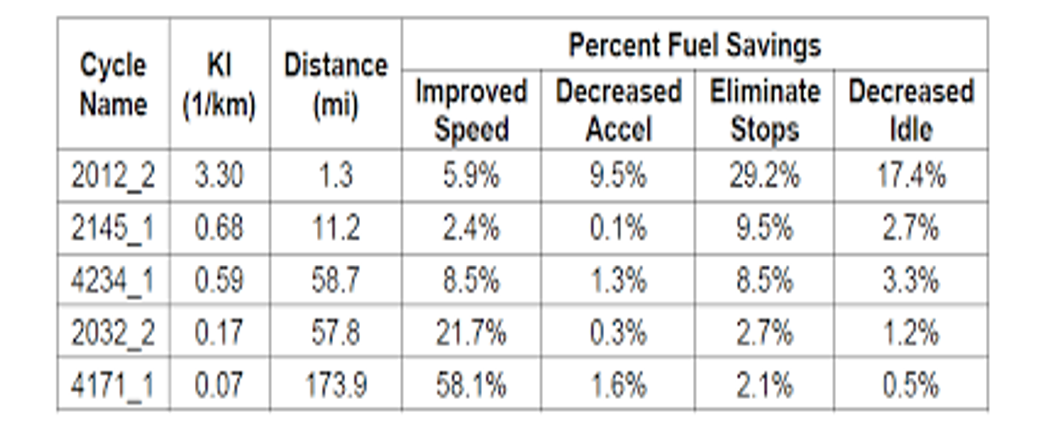
#> input picture 1.png, 1059 x 440 px
$ python table.py
#> lines starting #> are read from the running program, lines starting #| are printed output that depends on the picture; after the words box and inside, x2 and y2 are one past the last pixel; in counts of white or black regions, pixels touching at a corner belong together
import cv2
import numpy as np
import xlsxwriter

src = '1.png'
raw = cv2.imread(src, 1)
#> raw is the input picture: shape (440, 1059, 3); mean B, G, R 236.1, 236, 236

gray = cv2.cvtColor(raw, cv2.COLOR_BGR2GRAY)
binary = cv2.adaptiveThreshold(~gray, 255, cv2.ADAPTIVE_THRESH_GAUSSIAN_C, cv2.THRESH_BINARY, 35, -5)
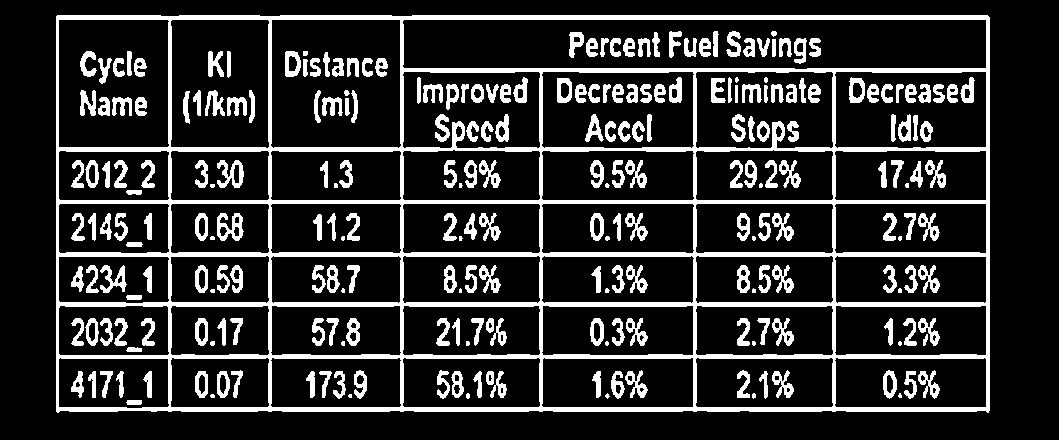
#> binary: shape (440, 1059); 18% white; 258 white regions (28 under 20 px), largest, box (x1, y1, x2, y2) and area: (56, 15, 990, 413) 43451, (217, 213, 244, 241) 417, (217, 160, 244, 188) 393
rows, cols = binary.shape
#> rows = 440; cols = 1059
scale2 = 15
scale = 20

kernel = cv2.getStructuringElement(cv2.MORPH_RECT, (cols // scale, 1))
kernel1 = cv2.getStructuringElement(cv2.MORPH_RECT, (cols // scale2, 1))
eroded = cv2.erode(binary, kernel, iterations=1)
#> eroded: shape (440, 1059); 5.8% white; 8 white regions, largest, box (x1, y1, x2, y2) and area: (82, 15, 965, 20) 4200, (82, 407, 965, 412) 3794, (82, 252, 965, 257) 3647
dilated_col = cv2.dilate(eroded, kernel1, iterations=1)
#> dilated_col: shape (440, 1059); 7.1% white; 8 white regions, largest, box (x1, y1, x2, y2) and area: (48, 15, 1000, 20) 4752, (48, 302, 1000, 307) 4704, (48, 252, 1000, 257) 4701
kernel2 = cv2.getStructuringElement(cv2.MORPH_RECT, (1, rows // scale2))
#> kernel2 = 29 values from 1 to 1
kernel = cv2.getStructuringElement(cv2.MORPH_RECT, (1, rows // scale))
#> kernel = 22 values from 1 to 1
eroded = cv2.erode(binary, kernel, iterations=1)
#> eroded: shape (440, 1059); 2.2% white; 122 white regions (89 under 20 px), largest, box (x1, y1, x2, y2) and area: (986, 26, 990, 403) 1502, (268, 27, 272, 402) 1176, (400, 27, 404, 402) 1144
dilated_row = cv2.dilate(eroded, kernel2, iterations=1)
#> dilated_row: shape (440, 1059); 4.4% white; 122 white regions, largest, box (x1, y1, x2, y2) and area: (986, 12, 990, 417) 1614, (268, 13, 272, 416) 1540, (400, 13, 404, 416) 1536

bitwise_and = cv2.bitwise_and(dilated_col, dilated_row)
#> bitwise_and: shape (440, 1059); 0.15% white in thin lines or dots, all inside (x1, y1, x2, y2) = (56, 15, 990, 412)
merge = cv2.add(dilated_col, dilated_row)
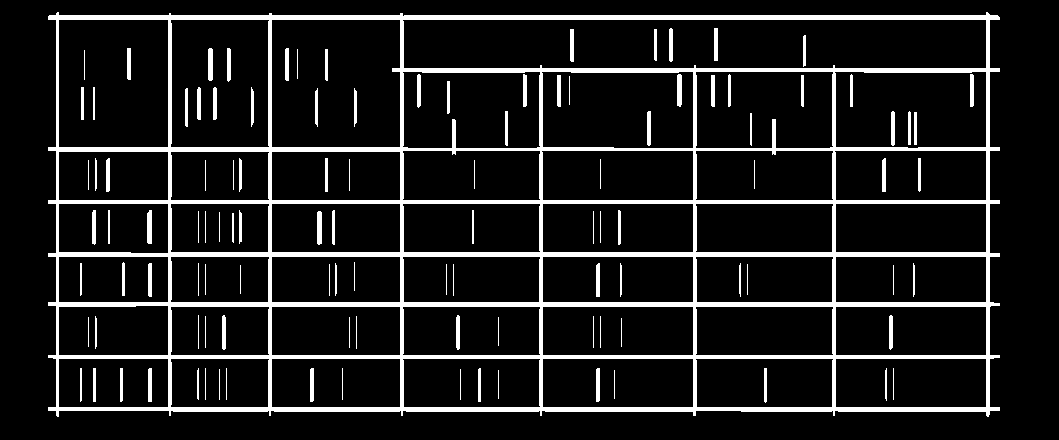
#> merge: shape (440, 1059); 11.3% white; 113 white regions
ret, binary = cv2.threshold(merge, 127, 255, cv2.THRESH_BINARY)
contours, _ = cv2.findContours(binary, cv2.RETR_TREE, cv2.CHAIN_APPROX_SIMPLE)
#> contours = 156 contours, 41 with area under 20; largest, box (x1, y1, x2, y2) and area: (48, 12, 1000, 417) 369796, (402, 19, 987, 69) 28554, (271, 19, 401, 148) 16485, (58, 19, 169, 148) 14078, (170, 19, 270, 148) 12424
area = []
for k in range(len(contours)):
    area.append(cv2.contourArea(contours[k]))
#> after the loop, area = 156 values, max 369796 at index 0, min 0 at index 2, mean 4556.9
max_idx = np.argmax(np.array(area))
#> max_idx = 0
m_d_r = []
m_u_l = []
max_p = 0
min_p = 1e6
for l1 in contours[max_idx]:
    for l2 in l1:
        if sum(l2) > max_p:
            max_p = sum(l2)
            d_r = l2
        if sum(l2) < min_p:
            min_p = sum(l2)
            u_l = l2
#> this loop made 189 passes
#> l1 on passes 1 to 3: [[57, 12]], [[56, 13]], [[56, 14]]
#> after the loop, d_r = [999, 410]; max_p = 1409; min_p = 64; u_l = [49, 15]
m_d_r = d_r
#> m_d_r = [999, 410]
m_u_l = u_l
#> m_u_l = [49, 15]
padding = 5
x0 = max(m_u_l[0] - padding, 0)
#> x0 = 44
x1 = min(m_d_r[0] + padding, raw.shape[1])
#> x1 = 1004
y0 = max(m_u_l[1] - padding, 0)
#> y0 = 10
y1 = min(m_d_r[1] + padding, raw.shape[0])
#> y1 = 415

bitwise_and_crop = bitwise_and[y0:y1, x0:x1]
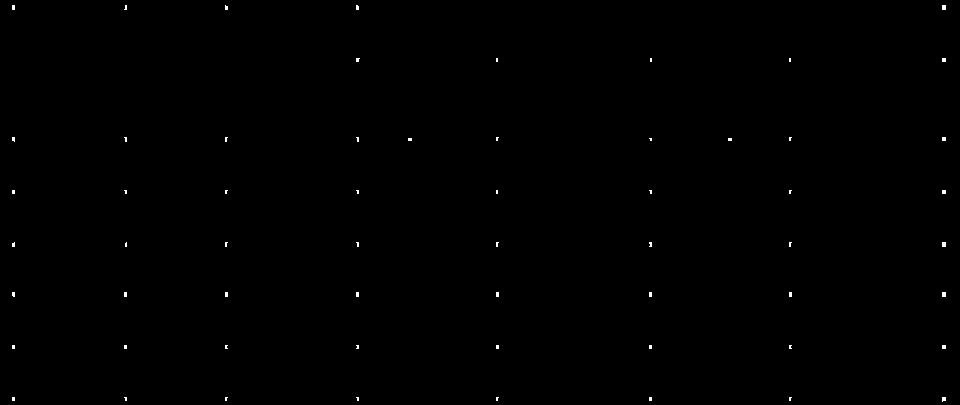
#> bitwise_and_crop: shape (405, 960); 0.19% white in thin lines or dots
merge = merge[y0:y1, x0:x1]
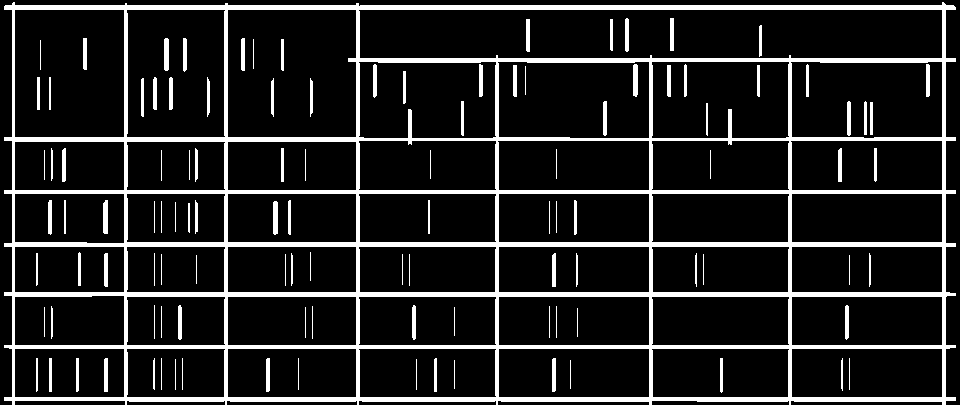
#> merge: shape (405, 960); 13.6% white; 113 white regions, largest, box (x1, y1, x2, y2) and area: (4, 2, 956, 405) 43795, (273, 201, 278, 235) 165, (103, 200, 108, 234) 164
raw = raw[y0:y1, x0:x1]
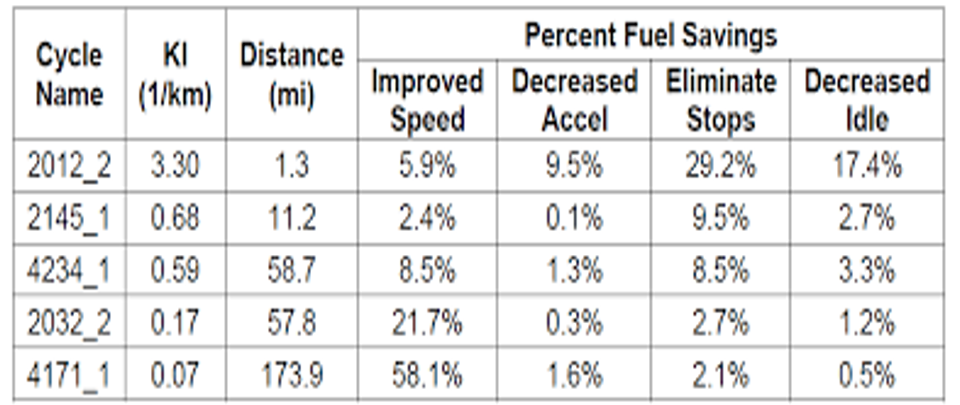
#> raw: shape (405, 960, 3); mean B, G, R 232.3, 232.3, 232.2

ys, xs = np.where(bitwise_and_crop > 0)
#> ys = 721 values from 5 to 401; xs = 721 values, max 945 at index 11, min 12 at index 0, mean 484.2
y_point_arr = []
x_point_arr = []
i = 0
sort_x_point = np.sort(xs)
#> sort_x_point = 721 values from 12 to 945
for i in range(len(sort_x_point) - 1):
    if sort_x_point[i + 1] - sort_x_point[i] > 3:
        x_point_arr.append(sort_x_point[i])
        i += 1
#> after the loop, x_point_arr = [14, 126, 227, 359, 411, 498, 651, 731, 791]
x_point_arr.append(sort_x_point[i])
i = 0
sort_y_point = np.sort(ys)
#> sort_y_point = 721 values from 5 to 401
for i in range(len(sort_y_point) - 1):
    if sort_y_point[i + 1] - sort_y_point[i] > 3:
        y_point_arr.append(sort_y_point[i])
        i += 1
#> after the loop, y_point_arr = [9, 61, 141, 193, 246, 296, 348]
y_point_arr.append(sort_y_point[i])

h_list = [y_point_arr[i + 1] - y_point_arr[i] for i in range(len(y_point_arr) - 1)]
#> h_list = [52, 80, 52, 53, 50, 52, 52]
w_list = [x_point_arr[i + 1] - x_point_arr[i] for i in range(len(x_point_arr) - 1)]
#> w_list = [112, 101, 132, 52, 87, 153, 80, 60, 154]

col_alpha = ['A', 'B', 'C', 'D', 'E', 'F', 'G', 'H', 'I', 'J', 'K', 'L', 'M', 'N', 'O', 'P', 'Q', 'R', 'S', 'T', 'U', 'V', 'W', 'X', 'Y', 'Z']

workbook = xlsxwriter.Workbook('extract.xlsx')
worksheet = workbook.add_worksheet()

for i in range(len(w_list)):
    worksheet.set_column('{}:{}'.format(col_alpha[i], col_alpha[i]), w_list[i] / 6)
#> this loop made 9 passes
for j in range(len(h_list)):
    worksheet.set_row(j, h_list[j])
#> this loop made 7 passes

def islianjie(p1, p2, img):
    if p1[0] == p2[0]:
        for i in range(min(p1[1], p2[1]), max(p1[1], p2[1]) + 1):
            if sum([img[j, i] for j in range(max(p1[0] - 5, 0), min(p1[0] + 5, img.shape[0]))]) == 0:
                return False
        return True
    elif p1[1] == p2[1]:
        for i in range(min(p1[0], p2[0]), max(p1[0], p2[0]) + 1):
            if sum([img[i, j] for j in range(max(p1[1] - 5, 0), min(p1[1] + 5, img.shape[1]))]) == 0:
                return False
        return True
    else:
        return False

class cell:
    def __init__(self, lt, rd, belong):
        self.lt = lt
        self.rd = rd
        self.belong = belong

lt_list_x = x_point_arr[:-1]
#> lt_list_x = [14, 126, 227, 359, 411, 498, 651, 731, 791]
lt_list_y = y_point_arr[:-1]
#> lt_list_y = [9, 61, 141, 193, 246, 296, 348]
rd_list_x = x_point_arr[1:]
#> rd_list_x = [126, 227, 359, 411, 498, 651, 731, 791, 945]
rd_list_y = y_point_arr[1:]
#> rd_list_y = [61, 141, 193, 246, 296, 348, 400]

d = {}
for i in range(len(lt_list_x)):
    for j in range(len(lt_list_y)):
        d['cell{}_{}'.format(i, j)] = cell([lt_list_x[i], lt_list_y[j]], [rd_list_x[i], rd_list_y[j]], [lt_list_x[i], lt_list_y[j]])
#> this loop made 9 passes
#> after the loop, d = 63 items

for i in range(len(lt_list_x)):
    for j in range(len(lt_list_y)):
        p1 = [d['cell{}_{}'.format(i, j)].rd[1], d['cell{}_{}'.format(i, j)].lt[0]]
# 左下点
        p2 = [d['cell{}_{}'.format(i, j)].rd[1], d['cell{}_{}'.format(i, j)].rd[0]]  # 右下点
        p3 = [d['cell{}_{}'.format(i, j)].lt[1], d['cell{}_{}'.format(i, j)].rd[0]]  # 右上点
        if not islianjie(p1, p2, merge):
            d['cell{}_{}'.format(i, j + 1)].belong = d['cell{}_{}'.format(i, j)].belong
        if not islianjie(p2, p3, merge):
            d['cell{}_{}'.format(i + 1, j)].belong = d['cell{}_{}'.format(i, j)].belong

crop_list = {}
for i in range(len(lt_list_x)):
    for j in range(len(lt_list_y)):
        crop_list['{},{}'.format(d['cell{}_{}'.format(i, j)].belong[0], d['cell{}_{}'.format(i, j)].belong[1])] = d[ 'cell{}_{}'.format(i, j)].rd
#> after the loop, crop_list = 43 items

w_h_list = []
zmax = 0
zmin = 1e6
zlt = []
zrd = []

for key in crop_list.keys():
    lt = [int(i) for i in key.split(',')]
    rd = crop_list[key]
    if sum(rd) > zmax:
        zrd = rd
        zmax = sum(rd)
    if sum(lt) < zmin:
        zlt = lt
        zmin = sum(lt)
    cv2.imwrite('crop/{}.jpg'.format(key), raw[lt[1]:rd[1], lt[0]:rd[0]])
#> this loop made 43 passes
#> (zrd, zmax, zlt, zmin) on pass 1: ([126, 141], 267, [14, 9], 23)
#> (lt, zrd, zmax) on passes 2, 3, 4, 5, 6, 11: ([14, 141], [126, 193], 319), ([14, 193], [126, 246], 372), ([14, 246], [126, 296], 422), ([14, 296], [126, 348], 474), ([14, 348], [126, 400], 526), ([126, 296], [227, 348], 575)
#> pass 1, `cv2.imwrite('crop/{}.jpg'.format(key), raw[lt[1]:rd[1], lt[0]:rd[0]])`:
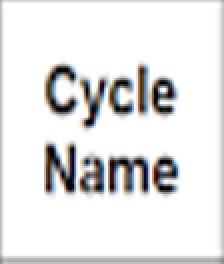
#> saved as 14,9.jpg: shape (132, 112, 3) (shown 2 times larger); mean B, G, R 229.7, 229.5, 229.6
#> pass 2, `cv2.imwrite('crop/{}.jpg'.format(key), raw[lt[1]:rd[1], lt[0]:rd[0]])`:
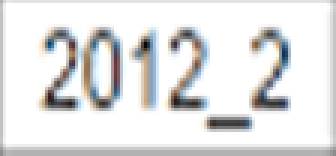
#> saved as 14,141.jpg: shape (52, 112, 3) (shown 3 times larger); mean B, G, R 226.9, 226.7, 226.4
#> after the loop, zmax = 1345; zmin = 23

merge_format = workbook.add_format({ 'bold': True, 'border': 1, 'align': 'center', 'valign': 'vcenter', 'border_color': '000000' })

for key in crop_list.keys():
    lt = [int(i) for i in key.split(',')]
    rd = crop_list[key]
    lt_ = [lt[0] - zlt[0], lt[1] - zlt[1]]
    rd_ = [rd[0] - zlt[0], rd[1] - zlt[1]]

    for i in range(len(w_list) + 1):
        if lt_[0] == sum(w_list[:i]):
            lt_col = chr(ord('A') + i)
        if rd_[0] == sum(w_list[:i]):
            rd_col = chr(ord('A') + i - 1)
    for i in range(len(h_list) + 1):
        if lt_[1] == sum(h_list[:i]):
            lt_row = i + 1
        if rd_[1] == sum(h_list[:i]):
            rd_row = i
    if lt_col == rd_col and lt_row == rd_row:
        worksheet.write('{}{}'.format(lt_col, lt_row), '', merge_format)
    else:
        worksheet.merge_range('{}{}:{}{}'.format(lt_col, lt_row, rd_col, rd_row), '', merge_format)
#> this loop made 43 passes
#> (lt, rd, lt_, rd_) on passes 1 to 12: ([14, 9], [126, 141], [0, 0], [112, 132]), ([14, 141], [126, 193], [0, 132], [112, 184]), ([14, 193], [126, 246], [0, 184], [112, 237]), ([14, 246], [126, 296], [0, 237], [112, 287]), ([14, 296], [126, 348], [0, 287], [112, 339]), ([14, 348], [126, 400], [0, 339], [112, 391]), ([126, 9], [227, 141], [112, 0], [213, 132]), ([126, 141], [227, 193], [112, 132], [213, 184]), ([126, 193], [227, 246], [112, 184], [213, 237]), ([126, 246], [227, 296], [112, 237], [213, 287]), ([126, 296], [227, 348], [112, 287], [213, 339]), ([126, 348], [227, 400], [112, 339], [213, 391])

workbook.close()

$ run again, with 2.jpg saved as 1.png
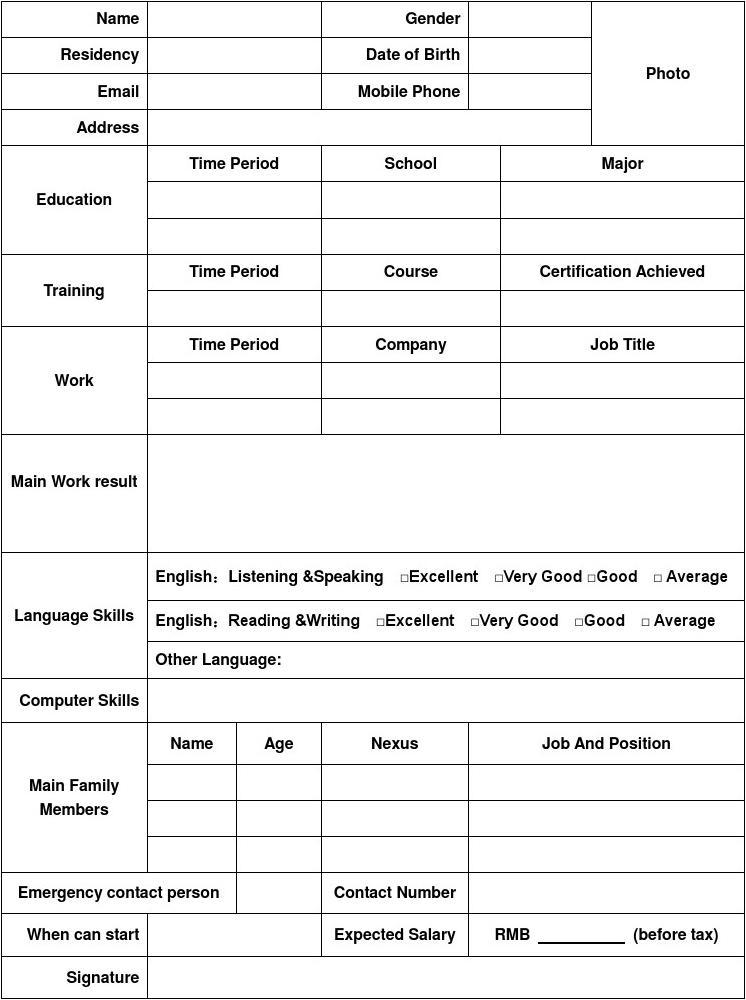
#> input picture 2.jpg, 746 x 1000 px
#> raw is the input picture: shape (1000, 746, 3); min 0, max 255, mean 240.3
#> `binary = cv2.adaptiveThreshold(~gray, 255, cv2.ADAPTIVE_THRESH_GAUSSIA..`:
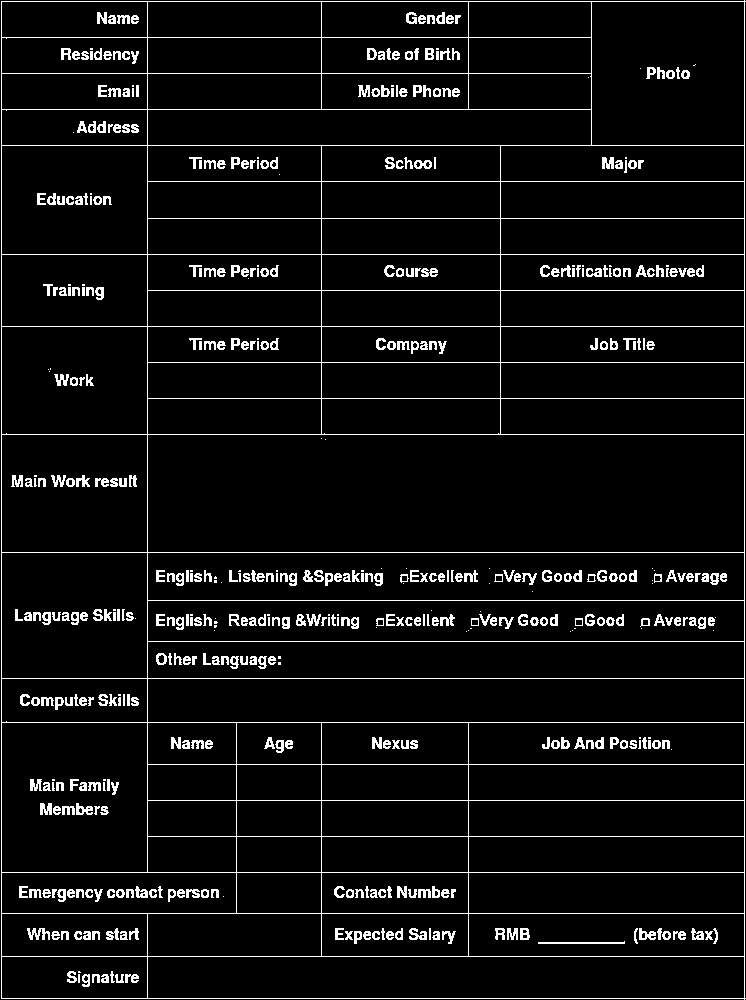
#> binary: shape (1000, 746); 6% white in thin lines or dots
#> dilated_col: shape (1000, 746); 2.3% white in thin lines or dots
#> dilated_row: shape (1000, 746); 0.63% white in thin lines or dots
#> bitwise_and: shape (1000, 746); 0.02% white in thin lines or dots
#> merge: shape (1000, 746); 2.9% white in thin lines or dots
#> contours = 79 contours; largest, box (x1, y1, x2, y2) and area: (0, 0, 746, 1000) 740815, (147, 434, 745, 553) 70442, (147, 552, 745, 601) 28654, (147, 678, 745, 723) 26263, (147, 956, 745, 999) 25070
#> the loop `for k in range(len(contours)):` made 79 passes
#> after the loop `for k in range(len(contours)):`: area = 79 values, max 740815 at index 0, min 98 at index 4, mean 18753.2
#> max_idx = 0
#> the loop `for l1 in contours[max_idx]:` made 130 passes
#> l1 on passes 1 to 8: [[1, 0]], [[0, 1]], [[1, 2]], [[1, 36]], [[0, 37]], [[1, 38]], [[1, 72]], [[0, 73]]
#> after the loop `for l1 in contours[max_idx]:`: d_r = [744, 999]; max_p = 1743; min_p = 1; u_l = [1, 0]
#> m_d_r = [744, 999]
#> m_u_l = [1, 0]
#> x0 = 0
#> x1 = 746
#> y0 = 0
#> y1 = 1000
#> ys = 113 values from 1 to 998; xs = 113 values, max 744 at index 5, min 1 at index 0, mean 358.4
#> sort_x_point = 113 values from 1 to 744
#> the loop `for i in range(len(sort_x_point) - 1):` made 112 passes
#> after the loop `for i in range(len(sort_x_point) - 1):`: x_point_arr = [1, 147, 236, 321, 468, 500, 591]
#> sort_y_point = 113 values from 1 to 998
#> the loop `for i in range(len(sort_y_point) - 1):` made 112 passes
#> after the loop `for i in range(len(sort_y_point) - 1):`: y_point_arr = [1, 37, 73, 109, 145, 181, 218, 254, 290, 326, 362, 398, 434, 552, 600, 641, 678, 722, 764, 800, 836, 872, 913, 956]
#> h_list = [36, 36, 36, 36, 36, 37, 36, 36, 36, 36, 36, 36, 118, 48, 41, 37, 44, 42, 36, 36, 36, 41, 43, 42]
#> w_list = [146, 89, 85, 147, 32, 91, 153]
#> the loop `for i in range(len(w_list)):` made 7 passes
#> the loop `for j in range(len(h_list)):` made 24 passes
#> lt_list_x = [1, 147, 236, 321, 468, 500, 591]
#> lt_list_y has the same summary as y_point_arr
#> rd_list_x = [147, 236, 321, 468, 500, 591, 744]
#> rd_list_y = [37, 73, 109, 145, 181, 218, 254, 290, 326, 362, 398, 434, 552, 600, 641, 678, 722, 764, 800, 836, 872, 913, 956, 998]
#> the loop `for i in range(len(lt_list_x)):` made 7 passes
#> after the loop `for i in range(len(lt_list_x)):`: d = 168 items
#> the loop `for i in range(len(lt_list_x)):` made 7 passes
#> after the loop `for i in range(len(lt_list_x)):`: crop_list = 77 items
#> the loop `for key in crop_list.keys():` made 77 passes
#> (zrd, zmax, zlt, zmin) on pass 1: ([147, 37], 184, [1, 1], 2)
#> pass 2, `cv2.imwrite('crop/{}.jpg'.format(key), raw[lt[1]:rd[1], lt[0]:rd[0]])`:
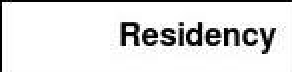
#> saved as 1,37.jpg: shape (36, 146, 3) (shown 2 times larger); min 0, max 255, mean 225.3
#> the loop `for key in crop_list.keys():` made 77 passes
#> key on passes 1 to 8: '1,1', '1,37', '1,73', '1,109', '1,145', '1,254', '1,326', '1,434'
